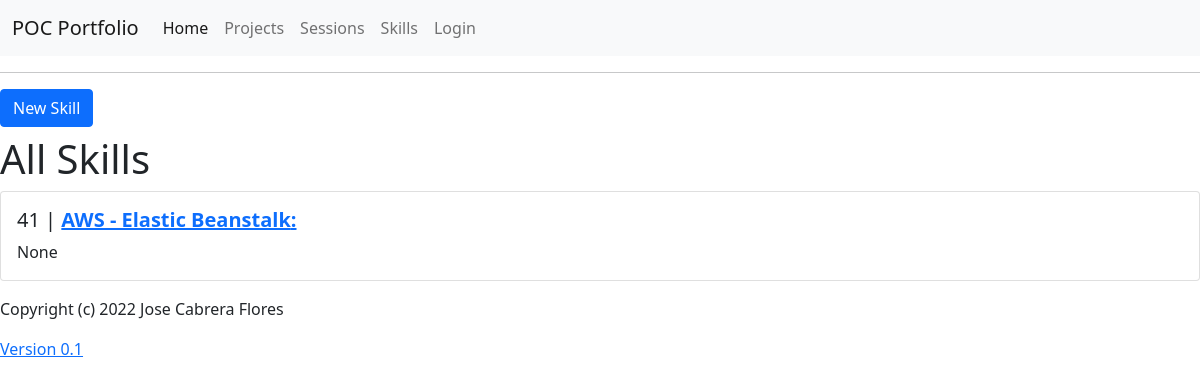
Page /skill/41 on the committed database.
### app/models.py (models this page shows, shortened)
class Skill(db.Model):
    id = db.Column(db.Integer, primary_key=True)
    name = db.Column(db.String(120), index=True, nullable=False)
    explanation = db.Column(db.Text, index=True, nullable=True)

### app/routes.py (the view)
@app.route("/skill/<id>")
def skill_one(id):
    skills = [Skill.query.get(id)]
    if not skills[0]:
        raise ("Invalid session id")
    return render_template(
        "skill_all.html", title=skills[0].name, skills=skills
    )

### app/templates/skill_all.html
{% extends "base.html" %}
{% block content %}
<a class="btn btn-primary btn-md mb-2" href="{{ url_for('skill') }}" role="button">New Skill</a>
<h1>All Skills</h1>
  {% for skill in skills %}
    {% if short_skill %}
      {% include 'includes/skill_short.html' %}
    {% else %}
      {% include 'includes/skill.html' %}
    {% endif %}
  {% endfor %}
{% endblock %}

### app/templates/includes/skill.html (shortened to what this page needs)
<div class="card mb-3">
  <div class="card-body">
    <h5 class="card-title">
      {{skill.id}} | <a href="{{ url_for('skill_one', id=skill.id) }}"><b>{{ skill.name }}: </b></a>
    </h5>
    <p class="card-text">
      {{ skill.explanation }}
    </p>
  </div>
</div>

### rows in the picture
Skill: id "41", name "AWS - Elastic Beanstalk", explanation "None"
